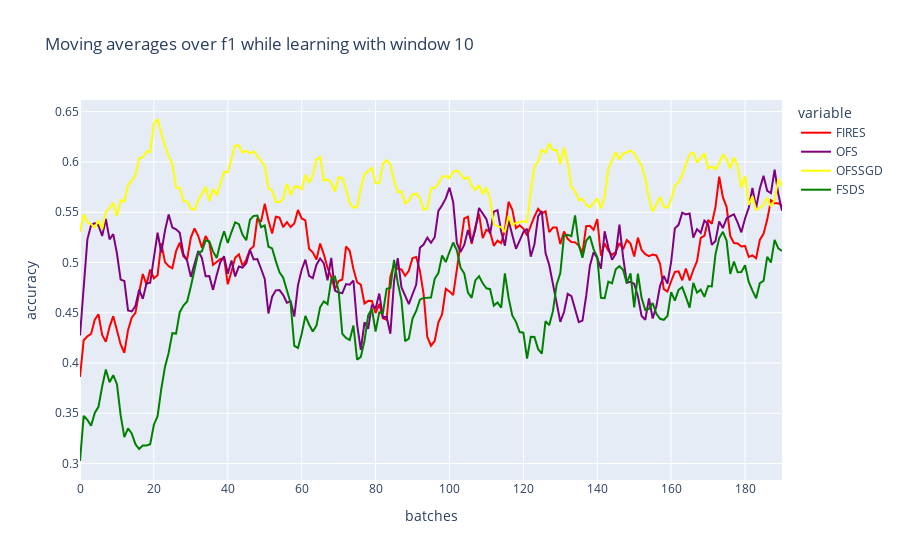

The code cell stored with this chart in its notebook:
### Code cell
#moving averages
title = "Moving averages over f1 while learning with window {}".format(n_window)
col_names = ["FIRES", "OFS", "OFSSGD", "FSDS"]
d = {"FIRES":fires_f1, "OFS":ofs_f1, 
"OFSSGD":ofssgd_f1, "FSDS":fsds_f1}
df = pd.DataFrame(d, columns=col_names)
fig = px.line(df, y=col_names, title=title, labels={"index":"batches", "value":"accuracy"}, color_discrete_map={'FIRES': 'red', 
                                                   'FSDS': 'green', 'OFS': 'purple', "OFSSGD":"yellow", "random":"cyan"})
fig.show()

### Figure 1 — Plotly figure (JSON) as saved in the notebook; plotly's stock layout.template omitted (floating-point values rounded to 4 significant figures; data arrays with more than 128 entries replaced by an {"elided": "..."} marker saying what was removed)
{"data": [{"hovertemplate": "variable=FIRES<br>batches=%{x}<br>accuracy=%{y}<extra></extra>", "legendgroup": "FIRES", "line": {"color": "red", "dash": "solid"}, "mode": "lines", "name": "FIRES", "orientation": "v", "showlegend": true, "type": "scatter", "x": {"elided": "191 int values"}, "xaxis": "x", "y": {"elided": "191 float values"}, "yaxis": "y"}, {"hovertemplate": "variable=OFS<br>batches=%{x}<br>accuracy=%{y}<extra></extra>", "legendgroup": "OFS", "line": {"color": "purple", "dash": "solid"}, "mode": "lines", "name": "OFS", "orientation": "v", "showlegend": true, "type": "scatter", "x": {"elided": "191 int values"}, "xaxis": "x", "y": {"elided": "191 float values"}, "yaxis": "y"}, {"hovertemplate": "variable=OFSSGD<br>batches=%{x}<br>accuracy=%{y}<extra></extra>", "legendgroup": "OFSSGD", "line": {"color": "yellow", "dash": "solid"}, "mode": "lines", "name": "OFSSGD", "orientation": "v", "showlegend": true, "type": "scatter", "x": {"elided": "191 int values"}, "xaxis": "x", "y": {"elided": "191 float values"}, "yaxis": "y"}, {"hovertemplate": "variable=FSDS<br>batches=%{x}<br>accuracy=%{y}<extra></extra>", "legendgroup": "FSDS", "line": {"color": "green", "dash": "solid"}, "mode": "lines", "name": "FSDS", "orientation": "v", "showlegend": true, "type": "scatter", "x": {"elided": "191 int values"}, "xaxis": "x", "y": {"elided": "191 float values"}, "yaxis": "y"}], "layout": {"legend": {"title": {"text": "variable"}, "tracegroupgap": 0}, "title": {"text": "Moving averages over f1 while learning with window 10"}, "xaxis": {"anchor": "y", "domain": [0, 1], "title": {"text": "batches"}}, "yaxis": {"anchor": "x", "domain": [0, 1], "title": {"text": "accuracy"}}}}
